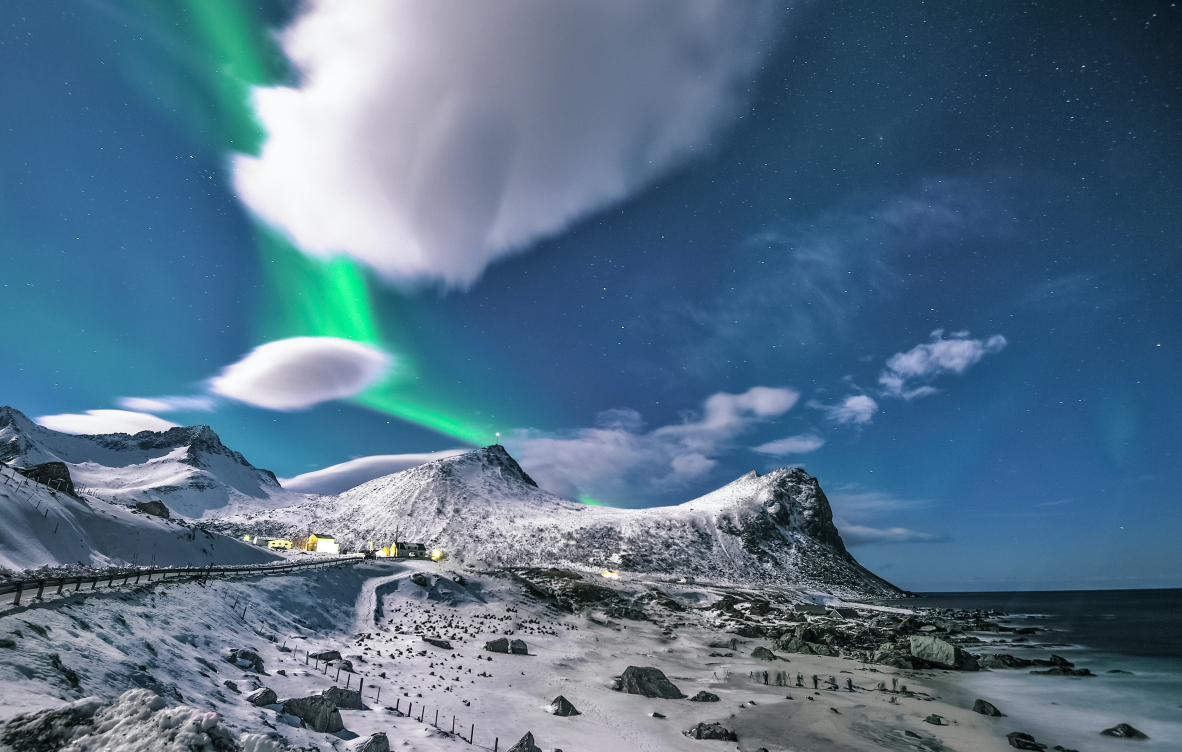
#> input picture Assignment 2/2020BTEIT00012/image.jpg, 3546 x 2255 px (shown at 1/3 size)
$ python Compress_img.py
#> lines starting #> are read from the running program, lines starting #| are printed output that depends on the picture
from sklearn.utils import shuffle
import numpy as np
import matplotlib.pyplot as mplt
from sklearn.cluster import KMeans

image = mplt.imread("image.jpg")
#> image is the input picture: shape (2255, 3546, 3); mean R, G, B 83.8, 112.7, 136.1
mplt.imshow(image)
mplt.axis('off')
mplt.show()

type(image)

print(image.shape)
#| (2255, 3546, 3)
print(image.size)
#| 23988690

w, h, d = image.shape
#> w = 2255; h = 3546; d = 3
image_array = image.reshape(w*h, d)
print(image_array.shape)
#| (7996230, 3)

image_array = image_array/255
array_sample = shuffle(image_array, random_state=1)[:2000]
#> array_sample = 2000 rows, first 8: [0.184, 0.541, 0.561], [0.141, 0.282, 0.408], [0.165, 0.431, 0.514], [0.569, 0.561, 0.604], [0.153, 0.361, 0.533], [0.176, 0.608, 0.502], [0.184, 0.388, 0.576], [0.486, 0.557, 0.604]
array_sample.size

kmeans = KMeans(n_clusters=6, random_state=1)
kmeans.fit(array_sample)

varLen = kmeans.predict(image_array)

print(kmeans.cluster_centers_)
e = kmeans.cluster_centers_


def createImage(c, varLen, w, h, d):
#> called with c = array of shape (6, 3), varLen = array of shape (7996230,), w = 2255, h = 3546, d = 3
    image = np.zeros((w, h, d))
    label_idx=0

    for i in range(w):
        for j in range(h):
            image[i][j] = c[varLen[label_idx]]
            label_idx+=1
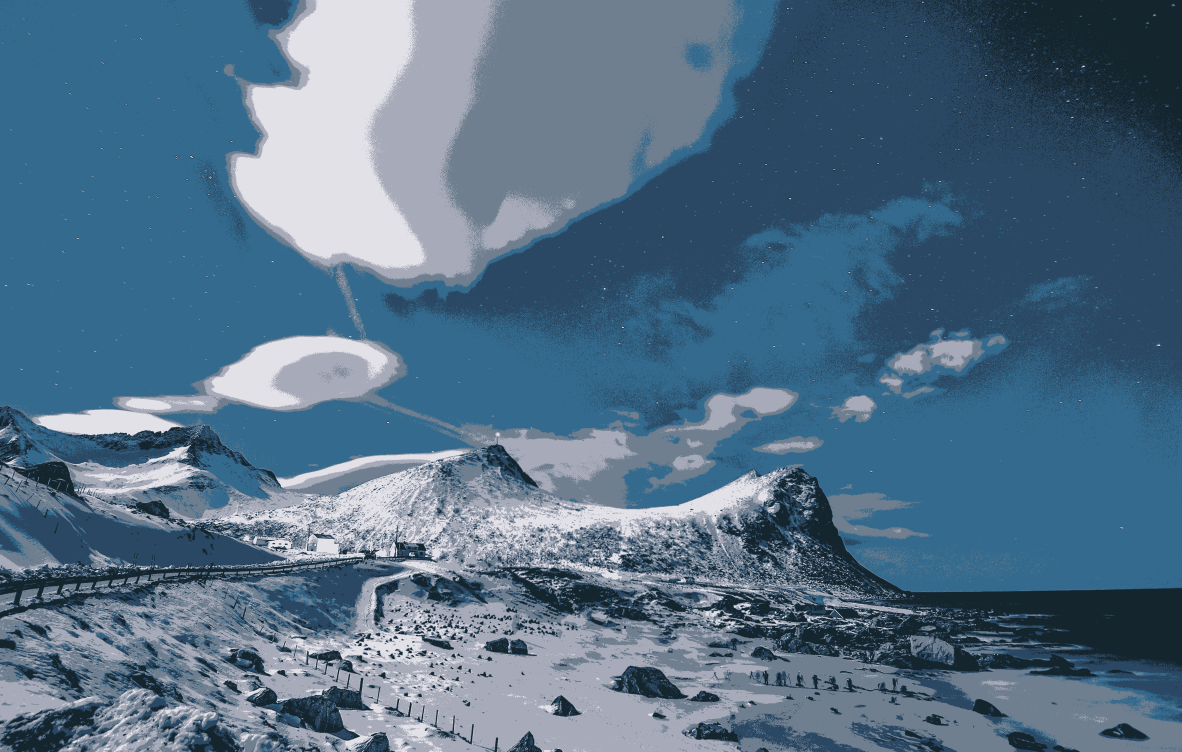
#> image: shape (2255, 3546, 3) float64 (shown at 1/3 size); mean of channels 0, 1, 2 0.328, 0.441, 0.531; drawn as R, G, B
#> after the loop, label_idx = 7996230

    return image


mplt.figure(1)
mplt.axis('off')
mplt.title("original")
mplt.imshow(image)
mplt.show()
mplt.figure(2)
mplt.axis('off')
mplt.title("reduced")
mplt.imshow(createImage(e,varLen,w,h,d))
mplt.show()

$ run again, with Assignment 2/2020BTEIT00012/Compressed_img.png saved as Assignment 2/2020BTEIT00012/image.jpg
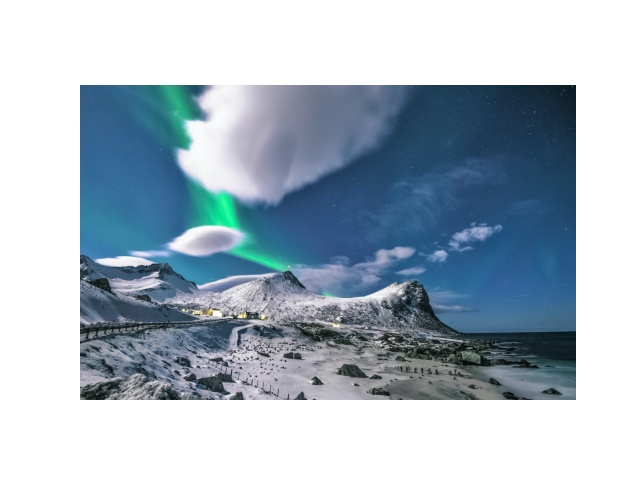
#> input picture Assignment 2/2020BTEIT00012/Compressed_img.png, 640 x 480 px
#> image is the input picture: shape (480, 640, 3); mean R, G, B 167.7, 182.4, 194.3
#| (480, 640, 3)
#| 921600
#| (307200, 3)
#> array_sample = 2000 rows, first 8: [1, 1, 1], [1, 1, 1], [0.388, 0.455, 0.557], [1, 1, 1], [0.106, 0.145, 0.153], [0.129, 0.271, 0.373], [0.651, 0.804, 0.871], [0.137, 0.345, 0.51]
#> after the loop in createImage, `for i in range(w):`:
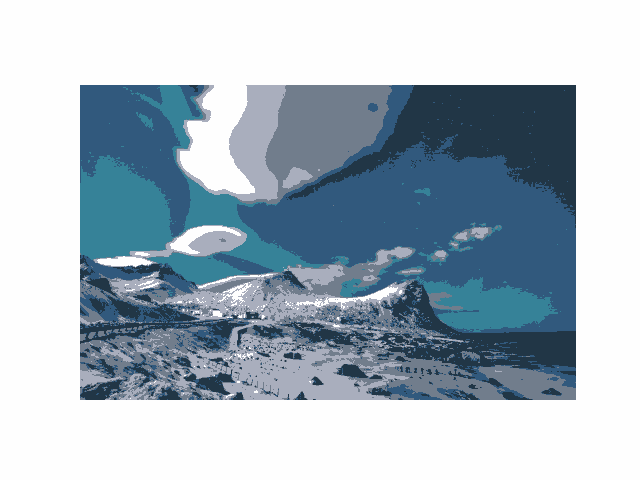
#> image: shape (480, 640, 3) float64; mean of channels 0, 1, 2 0.657, 0.716, 0.761; drawn as R, G, B
#> after the loop in createImage, `for i in range(w):`: label_idx = 307200
